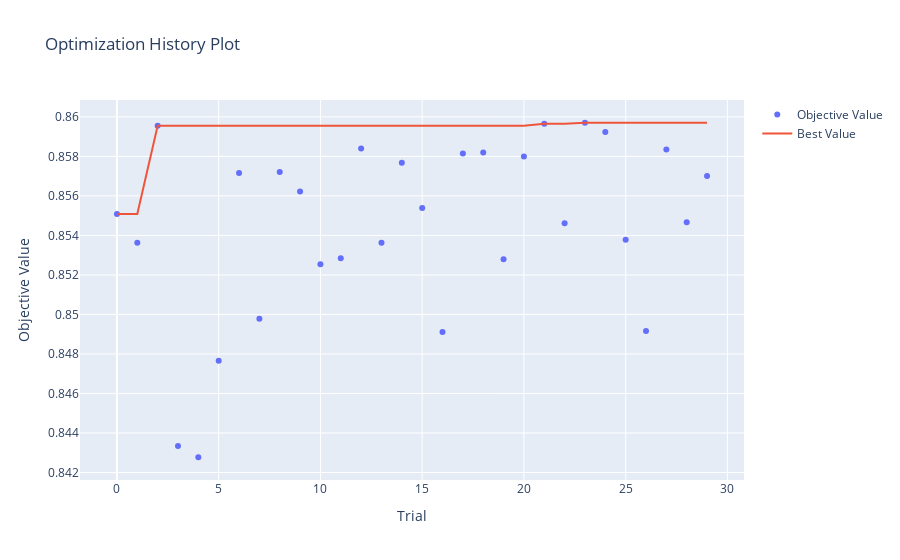

Notebook source saved alongside this figure:
### Code cell
optuna.visualization.plot_param_importances(study) # 파라미터 중요도 확인 그래프
optuna.visualization.plot_optimization_history(study) # 최적화 과정 시각화

### Figure 1 — Plotly figure (JSON) as saved in the notebook; plotly's stock layout.template omitted (floating-point values rounded to 4 significant figures)
{"data": [{"mode": "markers", "name": "Objective Value", "type": "scatter", "x": [0, 1, 2, 3, 4, 5, 6, 7, 8, 9, 10, 11, 12, 13, 14, 15, 16, 17, 18, 19, 20, 21, 22, 23, 24, 25, 26, 27, 28, 29], "y": [0.8551, 0.8536, 0.8595, 0.8433, 0.8428, 0.8477, 0.8572, 0.8498, 0.8572, 0.8562, 0.8525, 0.8528, 0.8584, 0.8536, 0.8577, 0.8554, 0.8491, 0.8581, 0.8582, 0.8528, 0.858, 0.8597, 0.8546, 0.8597, 0.8592, 0.8538, 0.8492, 0.8584, 0.8547, 0.857]}, {"mode": "lines", "name": "Best Value", "type": "scatter", "x": [0, 1, 2, 3, 4, 5, 6, 7, 8, 9, 10, 11, 12, 13, 14, 15, 16, 17, 18, 19, 20, 21, 22, 23, 24, 25, 26, 27, 28, 29], "y": [0.8551, 0.8551, 0.8595, 0.8595, 0.8595, 0.8595, 0.8595, 0.8595, 0.8595, 0.8595, 0.8595, 0.8595, 0.8595, 0.8595, 0.8595, 0.8595, 0.8595, 0.8595, 0.8595, 0.8595, 0.8595, 0.8597, 0.8597, 0.8597, 0.8597, 0.8597, 0.8597, 0.8597, 0.8597, 0.8597]}, {"marker": {"color": "#cccccc"}, "mode": "markers", "name": "Infeasible Trial", "showlegend": false, "type": "scatter", "x": [], "y": []}], "layout": {"title": {"text": "Optimization History Plot"}, "xaxis": {"title": {"text": "Trial"}}, "yaxis": {"title": {"text": "Objective Value"}}}}
